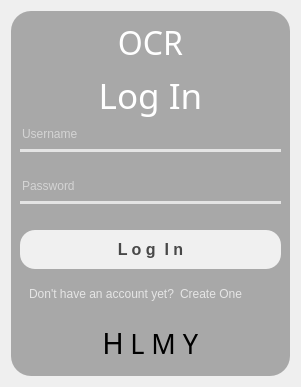
         <widget class="QWidget" name="Login_page">
          <property name="styleSheet">
           <string notr="true">QWidget#Login_page{
border-image: url(:/newPrefix/14546211_rm127-tang-16b-japaneseframe.jpg);
}</string>
          </property>
          <layout class="QGridLayout" name="gridLayout_2">
           <item row="0" column="0">
            <widget class="QFrame" name="frame_3">
             <property name="styleSheet">
              <string notr="true">background-color:rgba(0,0,0,0.3);
border-radius:20px;</string>
             </property>
             <property name="frameShape">
              <enum>QFrame::StyledPanel</enum>
             </property>
             <property name="frameShadow">
              <enum>QFrame::Raised</enum>
             </property>
             <layout class="QGridLayout" name="gridLayout">
              <item row="5" column="0">
               <widget class="QLineEdit" name="inputPassword">
                <property name="styleSheet">
                 <string notr="true">background-color : rgba(0,0,0,0);
border : none;
border-bottom : 3px solid rgba(243, 243, 243,0.8);
color : rgba(255,255,255,1);
padding-bottom : 7px;</string>
                </property>
                <property name="text">
                 <string/>
                </property>
                <property name="echoMode">
                 <enum>QLineEdit::Password</enum>
                </property>
                <property name="placeholderText">
                 <string>Password</string>
                </property>
               </widget>
              </item>
              <item row="0" column="0">
               <widget class="QLabel" name="label_2">
                <property name="minimumSize">
                 <size>
                  <width>0</width>
                  <height>30</height>
                 </size>
                </property>
                <property name="maximumSize">
                 <size>
                  <width>16777215</width>
                  <height>50</height>
                 </size>
                </property>
                <property name="font">
                 <font>
                  <family>OCR A Extended</family>
                  <pointsize>24</pointsize>
                 </font>
                </property>
                <property name="styleSheet">
                 <string notr="true">color: rgb(255, 255, 255);
background-color : rgba(0,0,0,0);</string>
                </property>
                <property name="text">
                 <string>OCR</string>
                </property>
                <property name="alignment">
                 <set>Qt::AlignCenter</set>
                </property>
               </widget>
              </item>
              <item row="6" column="0">
               <spacer name="verticalSpacer_2">
                <property name="orientation">
                 <enum>Qt::Vertical</enum>
                </property>
                <property name="sizeType">
                 <enum>QSizePolicy::Fixed</enum>
                </property>
                <property name="sizeHint" stdset="0">
                 <size>
                  <width>20</width>
                  <height>20</height>
                 </size>
                </property>
               </spacer>
              </item>
              <item row="8" column="0">
               <widget class="QFrame" name="frame_4">
                <property name="styleSheet">
                 <string notr="true">background-color : rgba(0,0,0,0);</string>
                </property>
                <property name="frameShape">
                 <enum>QFrame::StyledPanel</enum>
                </property>
                <property name="frameShadow">
                 <enum>QFrame::Raised</enum>
                </property>
                <layout class="QHBoxLayout" name="horizontalLayout_4">
                 <item>
                  <widget class="QLabel" name="label_3">
                   <property name="maximumSize">
                    <size>
                     <width>16777215</width>
                     <height>20</height>
                    </size>
                   </property>
                   <property name="styleSheet">
                    <string notr="true">color : rgba(255,255,255,0.7);
background-color : rgba(0,0,0,0);</string>
                   </property>
                   <property name="text">
                    <string>Don't have an account yet?</string>
                   </property>
                  </widget>
                 </item>
                 <item>
                  <widget class="QPushButton" name="gotoRegister">
                   <property name="styleSheet">
                    <string notr="true">QPushButton#gotoRegister{
color : rgba(255,255,255,0.7);
background-color: rgba(255, 255, 255,0);
}

QPushButton#gotoRegister:hover{
border: none;
border-bottom: 0.5px solid rgba(255,255,255,1);
}

</string>
                   </property>
                   <property name="text">
                    <string>Create One</string>
                   </property>
                  </widget>
                 </item>
                 <item>
                  <spacer name="horizontalSpacer_2">
                   <property name="orientation">
                    <enum>Qt::Horizontal</enum>
                   </property>
                   <property name="sizeType">
                    <enum>QSizePolicy::Expanding</enum>
                   </property>
                   <property name="sizeHint" stdset="0">
                    <size>
                     <width>30</width>
                     <height>20</height>
                    </size>
                   </property>
                  </spacer>
                 </item>
                </layout>
                <zorder>label_3</zorder>
                <zorder>horizontalSpacer_2</zorder>
                <zorder>gotoRegister</zorder>
               </widget>
              </item>
              <item row="4" column="0">
               <spacer name="verticalSpacer">
                <property name="orientation">
                 <enum>Qt::Vertical</enum>
                </property>
                <property name="sizeType">
                 <enum>QSizePolicy::Fixed</enum>
                </property>
                <property name="sizeHint" stdset="0">
                 <size>
                  <width>20</width>
                  <height>20</height>
                 </size>
                </property>
               </spacer>
              </item>
              <item row="9" column="0">
               <widget class="QWidget" name="widget" native="true">
                <property name="styleSheet">
                 <string notr="true">background-color : rgba(0,0,0,0);</string>
                </property>
                <layout class="QHBoxLayout" name="horizontalLayout_3">
                 <item>
                  <spacer name="horizontalSpacer_3">
                   <property name="orientation">
                    <enum>Qt::Horizontal</enum>
                   </property>
                   <property name="sizeHint" stdset="0">
                    <size>
                     <width>40</width>
                     <height>20</height>
                    </size>
                   </property>
                  </spacer>
                 </item>
                 <item>
                  <widget class="QPushButton" name="Google">
                   <property name="maximumSize">
                    <size>
                     <width>30</width>
                     <height>30</height>
                    </size>
                   </property>
                   <property name="font">
                    <font>
                     <family>Social Media Circled</family>
                     <pointsize>22</pointsize>
                    </font>
                   </property>
                   <property name="styleSheet">
                    <string notr="true">QPushButton#Google{
color : rgba(0,0,0,1);
background-color : rgba(255,255,255,0);
}

QPushButton#Google:hover{
color:rgba(240,240,240,1);
}</string>
                   </property>
                   <property name="text">
                    <string>H</string>
                   </property>
                  </widget>
                 </item>
                 <item>
                  <widget class="QPushButton" name="WA">
                   <property name="maximumSize">
                    <size>
                     <width>30</width>
                     <height>30</height>
                    </size>
                   </property>
                   <property name="font">
                    <font>
                     <family>Social Media Circled</family>
                     <pointsize>20</pointsize>
                    </font>
                   </property>
                   <property name="styleSheet">
                    <string notr="true">QPushButton#WA{
color : rgba(0,0,0,1);
background-color : rgba(255,255,255,0);
}

QPushButton#WA:hover{
color:rgba(240,240,240,1);
}</string>
                   </property>
                   <property name="text">
                    <string>L</string>
                   </property>
                  </widget>
                 </item>
                 <item>
                  <widget class="QPushButton" name="Youtube">
                   <property name="maximumSize">
                    <size>
                     <width>30</width>
                     <height>30</height>
                    </size>
                   </property>
                   <property name="font">
                    <font>
                     <family>Social Media Circled</family>
                     <pointsize>20</pointsize>
                    </font>
                   </property>
                   <property name="styleSheet">
                    <string notr="true">QPushButton#Youtube{
color : rgba(0,0,0,1);
background-color : rgba(255,255,255,0);
}

QPushButton#Youtube:hover{
color:rgba(240,240,240,1);
}</string>
                   </property>
                   <property name="text">
                    <string>M</string>
                   </property>
                  </widget>
                 </item>
                 <item>
                  <widget class="QPushButton" name="Discord">
                   <property name="maximumSize">
                    <size>
                     <width>30</width>
                     <height>30</height>
                    </size>
                   </property>
                   <property name="font">
                    <font>
                     <family>Social Media Circled</family>
                     <pointsize>20</pointsize>
                    </font>
                   </property>
                   <property name="styleSheet">
                    <string notr="true">QPushButton#Discord{
color : rgba(0,0,0,1);
background-color : rgba(255,255,255,0);
}

QPushButton#Discord:hover{
color:rgba(240,240,240,1);
}</string>
                   </property>
                   <property name="text">
                    <string>Y</string>
                   </property>
                  </widget>
                 </item>
                 <item>
                  <spacer name="horizontalSpacer_4">
                   <property name="orientation">
                    <enum>Qt::Horizontal</enum>
                   </property>
                   <property name="sizeHint" stdset="0">
                    <size>
                     <width>40</width>
                     <height>20</height>
                    </size>
                   </property>
                  </spacer>
                 </item>
                </layout>
               </widget>
              </item>
              <item row="3" column="0">
               <widget class="QLineEdit" name="inputUsername">
                <property name="font">
                 <font>
                  <weight>50</weight>
                  <bold>false</bold>
                 </font>
                </property>
                <property name="styleSheet">
                 <string notr="true">background-color : rgba(0,0,0,0);
border : none;
border-bottom : 3px solid rgba(243, 243, 243,0.8);
color : rgba(255,255,255,1);
padding-bottom : 7px;</string>
                </property>
                <property name="text">
                 <string/>
                </property>
                <property name="dragEnabled">
                 <bool>true</bool>
                </property>
                <property name="placeholderText">
                 <string>Username</string>
                </property>
                <property name="cursorMoveStyle">
                 <enum>Qt::VisualMoveStyle</enum>
                </property>
                <property name="clearButtonEnabled">
                 <bool>true</bool>
                </property>
               </widget>
              </item>
              <item row="1" column="0">
               <widget class="QLabel" name="label">
                <property name="maximumSize">
                 <size>
                  <width>16777215</width>
                  <height>50</height>
                 </size>
                </property>
                <property name="font">
                 <font>
                  <family>OCR A Extended</family>
                  <pointsize>26</pointsize>
                 </font>
                </property>
                <property name="styleSheet">
                 <string notr="true">color: rgb(255, 255, 255);
background-color : rgba(0,0,0,0);</string>
                </property>
                <property name="text">
                 <string>Log In</string>
                </property>
                <property name="alignment">
                 <set>Qt::AlignCenter</set>
                </property>
               </widget>
              </item>
              <item row="7" column="0">
               <widget class="QPushButton" name="Login_button">
                <property name="maximumSize">
                 <size>
                  <width>16777215</width>
                  <height>40</height>
                 </size>
                </property>
                <property name="font">
                 <font>
                  <family>MS Shell Dlg 2</family>
                  <pointsize>12</pointsize>
                  <weight>75</weight>
                  <bold>true</bold>
                 </font>
                </property>
                <property name="styleSheet">
                 <string notr="true">QPushButton#Login_button {
    color: rgba(0, 0, 0, 0.7);  /* Warna teks dengan transparansi 70% */
    border: none;  /* Menghilangkan border */
    background-color: rgb(240, 240, 240);  /* Warna latar belakang */
    border-radius: 15px;  /* Membuat sudut tombol melengkung */
    padding: 10px 20px;  /* Tambahkan padding untuk menambah ruang di dalam tombol */
}

QPushButton#Login_button:hover {
    background-color: qlineargradient(spread:pad, x1:0.477, y1:0, x2:0.5, y2:1, 
    stop:0 rgba(0, 0, 0, 0.2), stop:1 rgba(255, 255, 255, 0.9));
    /* Mengubah warna latar belakang saat tombol di-hover */
}

QPushButton#Login_button:pressed {
    padding-left: 5px;
    padding-top: 5px;
    background-color: rgba(105, 118, 132, 1);  /* Mengubah warna latar belakang saat tombol ditekan */
    color: white;  /* Ubah warna teks menjadi putih saat tombol ditekan */
    /* Mengurangi padding untuk memberikan efek &quot;tekan&quot; */
}
</string>
                </property>
                <property name="text">
                 <string>L o g  I n</string>
                </property>
               </widget>
              </item>
             </layout>
            </widget>
           </item>
          </layout>
         </widget>
